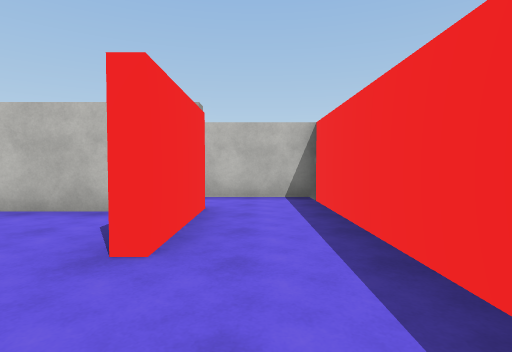
View 1 (above)

24 first-person views from a walk through a 3-D level made in the Unity game engine. The camera is 1.3 m above the floor, tilts 2° down and sees 80° across. The floor is counted in squares, 2 m on a side. Each view is taken from the middle of a square. On the plan, view 1 faces up. The plan holds only what a view shows up to about 10 squares ahead; the rest is blank. The place goes on beyond the plan. Some surface patterns are stand-ins.

View 2
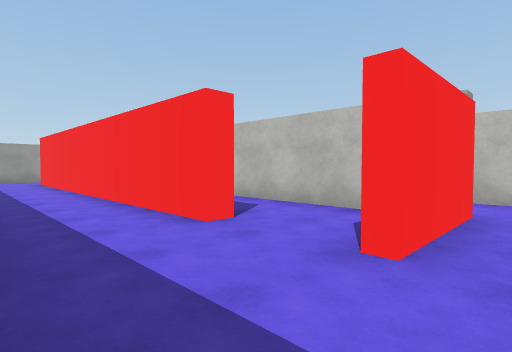

View 3
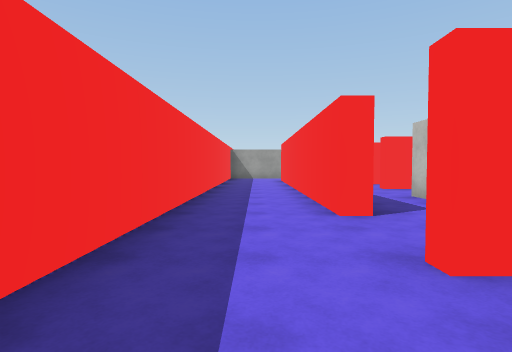

View 4
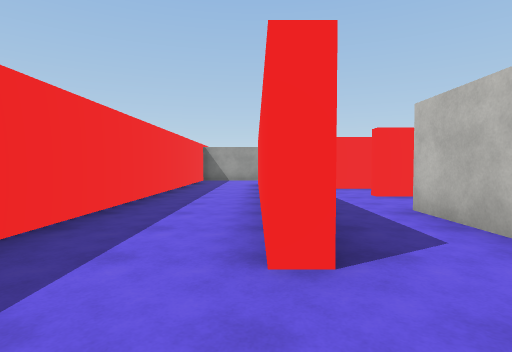

View 5
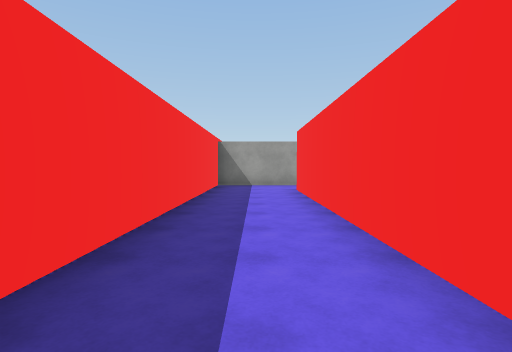

View 6
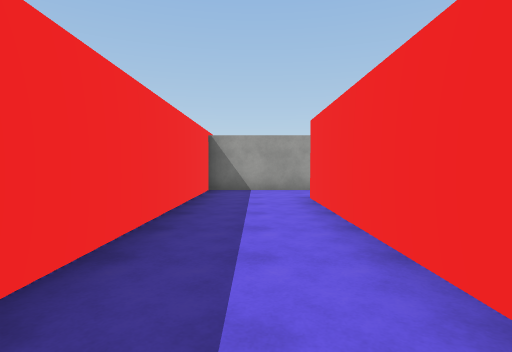

View 7
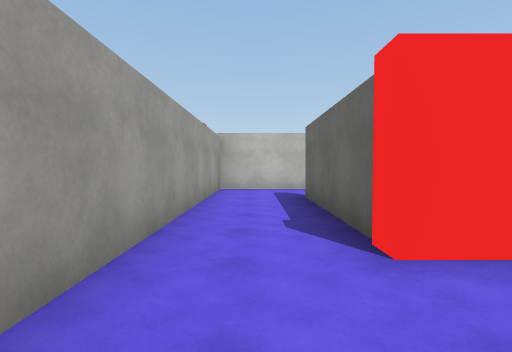

View 8
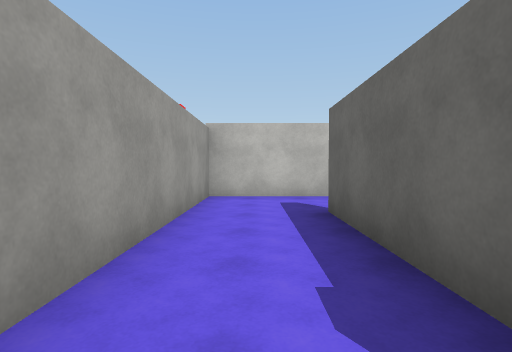

View 9
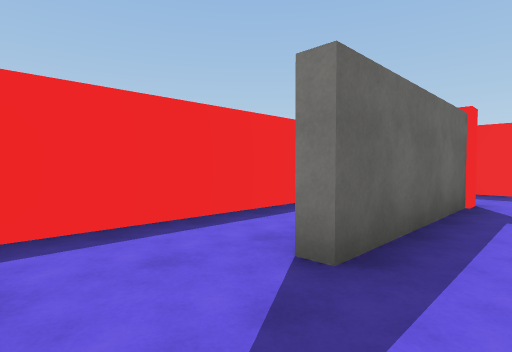

View 10
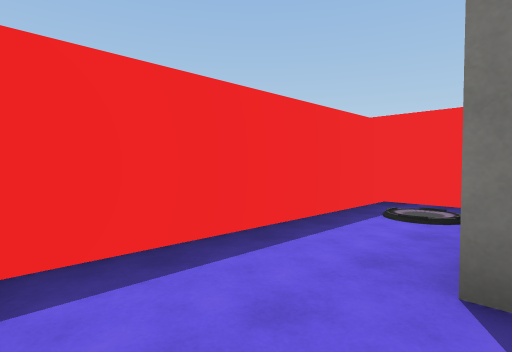

View 11
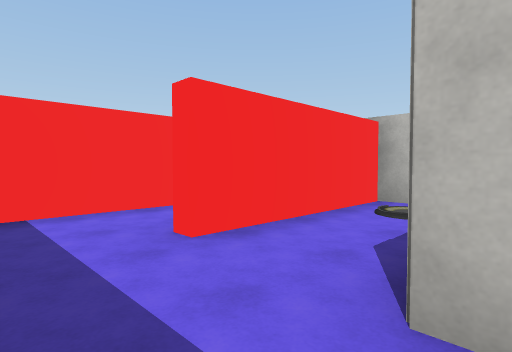

View 12
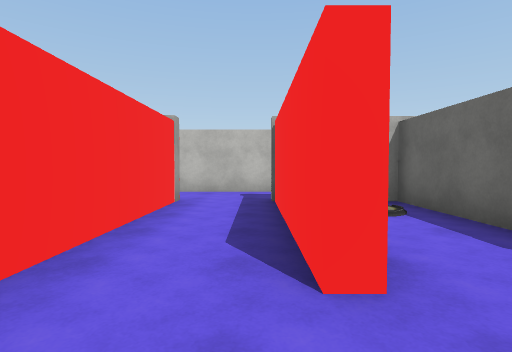

View 13
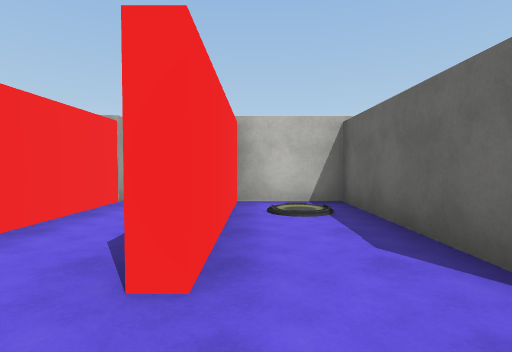

View 14
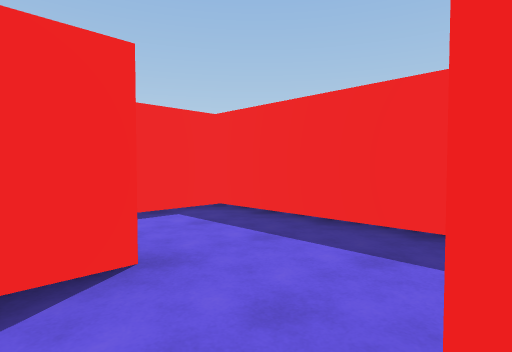

View 15
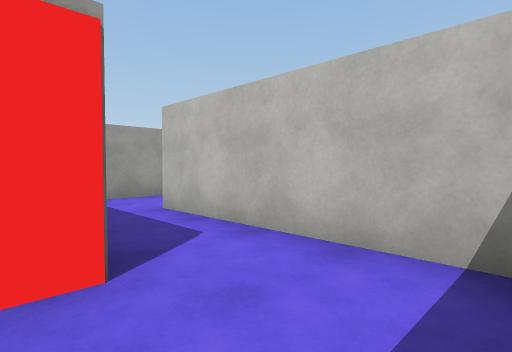

View 16
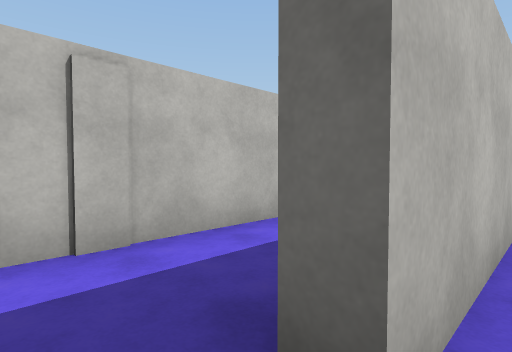

View 17
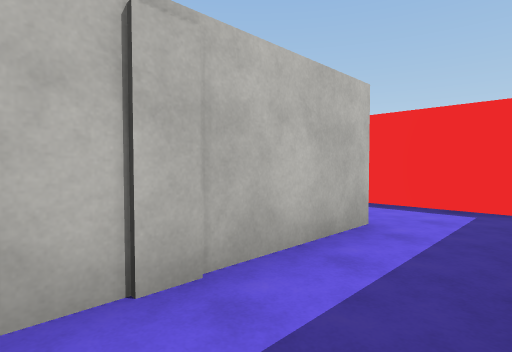

View 18
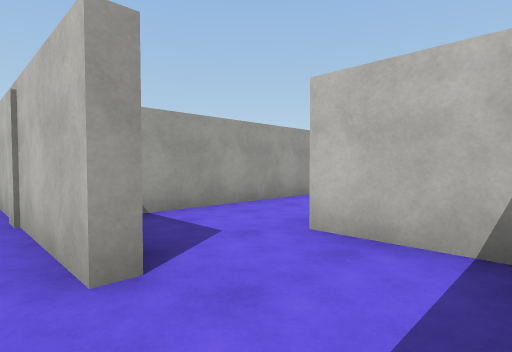

View 19
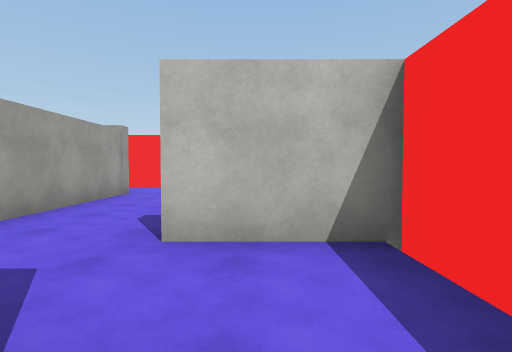

View 20
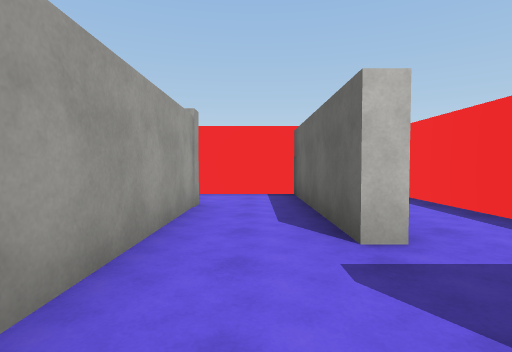

View 21
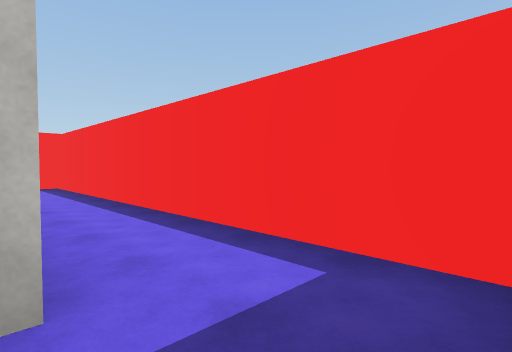

View 22
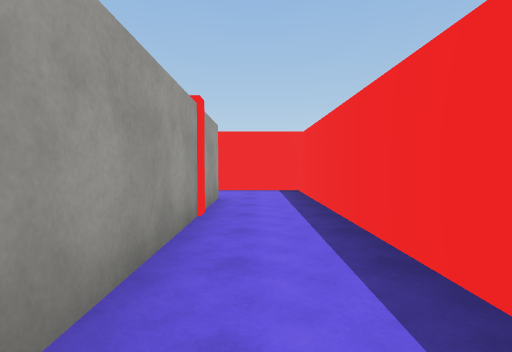

View 23
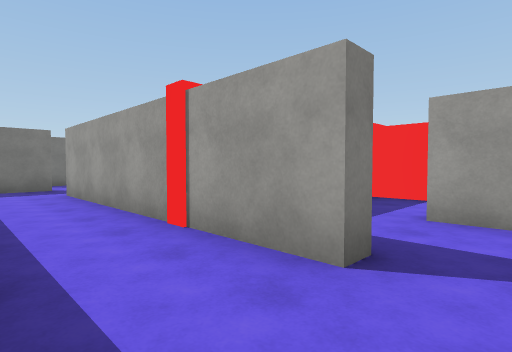

View 24
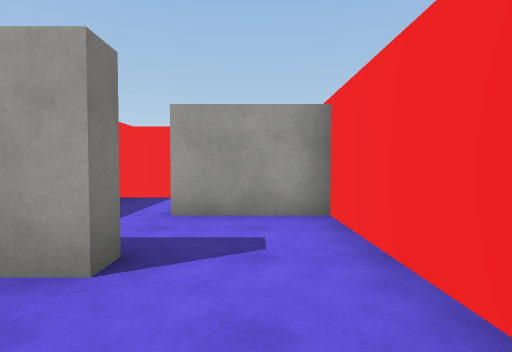

### Floor plan
Ten units are one square. View 1 is at (0, 0); x grows to the right and y downward. Boxes are objects, and circles mark ways between rooms. Rooms are numbered by the first view taken in them; rooms with no view inside come last. Other rooms are left out.
<svg viewBox="-145 -215 162 222">
<path fill="none" stroke="#000" d="M-30 -21 -120 -21 -120 -64M-8 -46 -8 -21M-126 -85 -140 -85 -140 2 12 2 12 -63 -34 -63M-114 -85 -126 -85M-110 -25 -98 -25 -98 -79M-54 -48 -54 -85 -73 -85 -73 -45M-30 -25 -30 -21M-20 -43 -55 -43M-10 -21 -10 -29M-73 -45 -77 -45 -77 -85M-94 -88 -94 -34M-85 -106 -99 -106M-8 -85 -49 -85M12 -74 12 -84M-52 -72 -52 -60M-8 -89 -8 -85M-16 -88 -11 -88M12 -84 12 -106 -9 -106M-8 -125 -10 -125 -10 -169 -24 -169M-30 -151 -30 -98M-8 -190 -8 -125M12 -111 12 -210 -5 -210M-9 -109 2 -109M-12 -190 -8 -190M-5 -210 -30 -210 -30 -189M-52 -184 -52 -171"/>
<rect x="-115" y="-45" width="10" height="10" fill="#bbb"><title>other object</title></rect>
<rect x="-65" y="-75" width="10" height="10" fill="#bbb"><title>other object</title></rect>
<circle cx="-120" cy="-75" r="3" fill="#2a7"/>
<circle cx="-20" cy="-20" r="3" fill="#2a7"/>
<circle cx="-40" cy="-70" r="3" fill="#2a7"/>
<circle cx="-80" cy="-35" r="3" fill="#2a7"/>
<circle cx="5" cy="-90" r="3" fill="#2a7"/>
<circle cx="-15" cy="-110" r="3" fill="#2a7"/>
<circle cx="0" cy="-120" r="3" fill="#2a7"/>
<circle cx="-10" cy="-200" r="3" fill="#2a7"/>
<text x="-50" y="-10">1</text>
<text x="-110" y="-60">2</text>
<text x="-50" y="-40">3</text>
<text x="-90" y="-60">4</text>
<text x="-20" y="-80">5</text>
<text x="0" y="-100">6</text>
<text x="-20" y="-130">7</text>
<text x="0" y="-160">8</text>
<text x="-20" y="-200">9</text>
<text x="-40" y="-180">10</text>
</svg>
Room 1 opens to room 2. Room 1 opens to room 3. Room 1 opens to room 5. Room 3 opens to room 4. Room 5 opens to room 6. Room 6 opens to room 7. Room 7 opens to room 8. Room 8 opens to room 9.

Where each view was taken, in squares from view 1:
view 1: 0 up, 0 right, facing up
view 2: 0 up, 0 right, facing up-left
view 3: 1 up, 1 right, facing left
view 4: 2 up, 1 left, facing left
view 5: 1 up, 4 left, facing left
view 6: 1 up, 6 left, facing left
view 7: 0 up, 13 left, facing up
view 8: 2 up, 13 left, facing up
view 9: 8 up, 13 left, facing down-right
view 10: 8 up, 12 left, facing down-right
view 11: 3 up, 5 left, facing up-left
view 12: 3 up, 8 left, facing up
view 13: 3 up, 7 left, facing up
view 14: 3 up, 3 left, facing down-right
view 15: 4 up, 1 right, facing up-left
view 16: 6 up, 4 left, facing up-right
view 17: 7 up, 4 left, facing up-right
view 18: 8 up, 1 right, facing up-left
view 19: 8 up, 0 right, facing up
view 20: 10 up, 2 left, facing up
view 21: 11 up, 1 left, facing up-right
view 22: 13 up, 0 right, facing up
view 23: 20 up, 1 right, facing down-left
view 24: 20 up, 1 right, facing left
